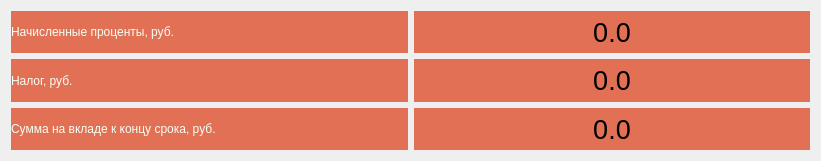
  <widget class="QWidget" name="gridLayoutWidget_2">
   <property name="geometry">
    <rect>
     <x>10</x>
     <y>580</y>
     <width>821</width>
     <height>161</height>
    </rect>
   </property>
   <layout class="QGridLayout" name="gridLayout_2">
    <item row="0" column="1">
     <widget class="QLabel" name="label_10">
      <property name="font">
       <font>
        <pointsize>20</pointsize>
       </font>
      </property>
      <property name="styleSheet">
       <string notr="true">font-family:  'Orbitron', serif;
color: black;
background: #e17055;</string>
      </property>
      <property name="text">
       <string>0.0</string>
      </property>
      <property name="alignment">
       <set>Qt::AlignCenter</set>
      </property>
     </widget>
    </item>
    <item row="0" column="0">
     <widget class="QLabel" name="label_9">
      <property name="styleSheet">
       <string notr="true">font: 22pt &quot;Copperplate&quot;;
color: rgb(246, 255, 245);
background: #e17055;</string>
      </property>
      <property name="text">
       <string>Начисленные проценты, руб.</string>
      </property>
     </widget>
    </item>
    <item row="1" column="0">
     <widget class="QLabel" name="label_11">
      <property name="styleSheet">
       <string notr="true">font: 22pt &quot;Copperplate&quot;;
color: rgb(246, 255, 245);
background: #e17055;</string>
      </property>
      <property name="text">
       <string>Налог, руб.</string>
      </property>
     </widget>
    </item>
    <item row="1" column="1">
     <widget class="QLabel" name="label_12">
      <property name="font">
       <font>
        <pointsize>20</pointsize>
       </font>
      </property>
      <property name="styleSheet">
       <string notr="true">font-family:  'Orbitron', serif;
color: black;
background: #e17055;</string>
      </property>
      <property name="text">
       <string>0.0</string>
      </property>
      <property name="alignment">
       <set>Qt::AlignCenter</set>
      </property>
     </widget>
    </item>
    <item row="2" column="0">
     <widget class="QLabel" name="label_13">
      <property name="styleSheet">
       <string notr="true">font: 22pt &quot;Copperplate&quot;;
color: rgb(246, 255, 245);
background: #e17055;</string>
      </property>
      <property name="text">
       <string>Сумма на вкладе к концу срока, руб.</string>
      </property>
     </widget>
    </item>
    <item row="2" column="1">
     <widget class="QLabel" name="label_14">
      <property name="font">
       <font>
        <pointsize>20</pointsize>
       </font>
      </property>
      <property name="styleSheet">
       <string notr="true">font-family:  'Orbitron', serif;
color: black;
background: #e17055;</string>
      </property>
      <property name="text">
       <string>0.0</string>
      </property>
      <property name="alignment">
       <set>Qt::AlignCenter</set>
      </property>
     </widget>
    </item>
   </layout>
  </widget>
